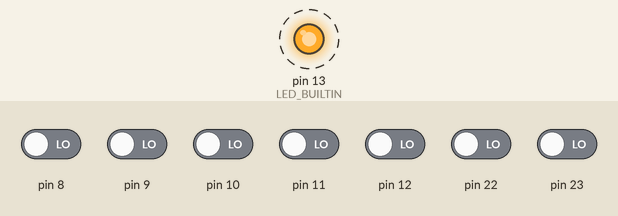
A sketch run on a simulated Arduino Uno, built with avr-gcc and run on an emulated ATmega328P. Parts: output pins drawn as LEDs (lit = HIGH). Dashed ring = blinking. The test bench sets the inputs (shaded band); at power-on: pin 8–12, pin 22, pin 23 LOW. What the sketch prints to the serial monitor is not drawn.

Above: at 0.5 s.
Timing chart, 0 to 4.6 s (numbered marks = the images above):
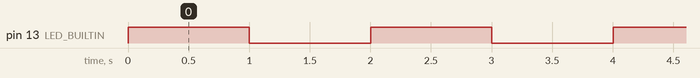

The sketch:

PortPin_Debug.ino
```cpp
void setup() {
  pinMode(LED_BUILTIN, OUTPUT);
  Serial.begin(9600);
}

void debug() {
  Serial.print("PINB : ");
  Serial.println(PINB , BIN);
  Serial.print("PORTB : ");
  Serial.println(PORTB , BIN);
  Serial.print("DDRB : ");
  Serial.println(DDRB , BIN);
  Serial.println();
}


void loop() {
  digitalWrite(LED_BUILTIN, HIGH); // turn the LED on (HIGH is the voltage level)
  debug();
  delay(1000);                       // wait for a second
  digitalWrite(LED_BUILTIN, LOW);    // turn the LED off by making the voltage LOW
  debug();
  delay(1000);                       // wait for a second
}
```

Measured:
- by itself, pin 13 (LED_BUILTIN): alternates HIGH for 1.0 s and LOW for 1.0 s
